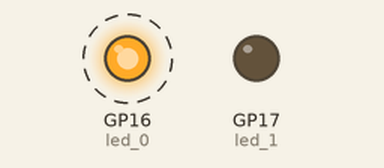
The program below on a simulated Raspberry Pi Pico running MicroPython. Parts: output pins drawn as LEDs (lit = HIGH). Dashed ring = blinking. Threads take turns every 2 ms; what the program prints to the serial console is not drawn.

Above: at 0.2 s.
Timing chart, 0 to 3.0 s (numbered marks = the images above):
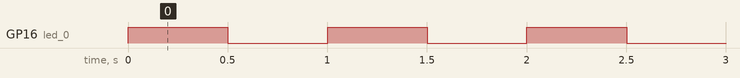

The program:

P17_Dual_Core_Class.py
```python
# File: main.py
# Author: Armstrong Subero
# Platform: Raspberry Pi Pico (RP2040) with MicroPython
# Program: P17_Dual_Core_Class
# Interpreter: MicroPython (latest version)
# Program Version: 1.1
#
# Program Description: This program allows the Raspberry Pi Pico to
#                      demonstrate dual core usage with OOP
#
# Hardware Description: LEDs are connected to pins 16 and 17
#
# Created: August 22nd, 2024, 11:30 PM
# Last Updated: August 22nd, 2024, 11:20 PM

from machine import Pin
import utime
import _thread

# LED class as defined earlier
class LED:
    def __init__(self, pin_number):
        self.led = Pin(pin_number, Pin.OUT)

    def on(self):
        self.led.value(1)

    def off(self):
        self.led.value(0)

    def blink(self, delay=0.5):
        self.on()
        utime.sleep(delay)
        self.off()
        utime.sleep(delay)

# Creating LED objects for both cores
led_0 = LED(16)  # LED for core 0
led_1 = LED(17)  # LED for core 1

# Semaphore lock
spLock = _thread.allocate_lock()

# Core 1 task function
def core1_task():
    while True:
        spLock.acquire()
        print("Message from core_1")
        led_1.blink(0.1)
        spLock.release()

# Start the core 1 task in a new thread
_thread.start_new_thread(core1_task, ())

# Core 0 main loop
while True:
    spLock.acquire()
    print("Message from core_0")
    led_0.blink(0.5)
    spLock.release()
```

Measured:
- by itself, GP16 (led_0): alternates HIGH for 0.50 s and LOW for 0.50 s
